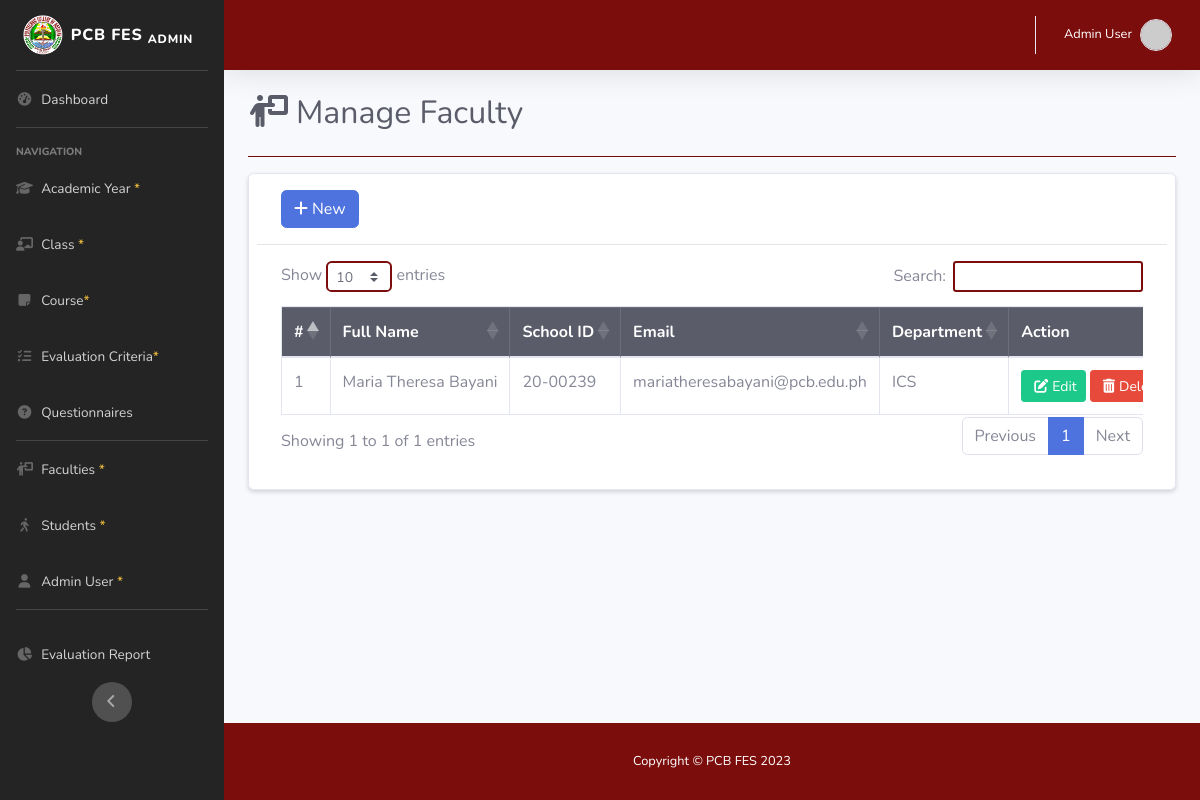
The page /admin/faculty.php (signed in) on the database its author committed.
### tables this page shows
CREATE TABLE `faculty_tbl` (
  `faculty_id` int(11) NOT NULL,
  `school_id` varchar(50) NOT NULL,
  `first_name` varchar(50) NOT NULL,
  `middle_name` varchar(50) NOT NULL,
  `last_name` varchar(50) NOT NULL,
  `ext_name` varchar(20) NOT NULL,
  `email` varchar(100) NOT NULL,
  `date_created` datetime NOT NULL DEFAULT current_timestamp(),
  `department` varchar(50) NOT NULL
);

### admin/faculty.php (the view, shortened to what this page needs)
<!DOCTYPE html>
<html lang="en">
<head>
    <link rel="stylesheet" href="https://stackpath.bootstrapcdn.com/bootstrap/4.2.1/css/bootstrap.min.css">
    <link rel="stylesheet" href="https://cdn.datatables.net/1.10.18/css/dataTables.bootstrap4.min.css">
    <link href="../assets/vendor/fontawesome-free/css/all.min.css" rel="stylesheet" type="text/css">
    <link href="../assets/css/sb-admin-2.min.css" rel="stylesheet">
    <link href="../assets/css/custom.css" rel="stylesheet">
    <link rel="stylesheet" href="https://cdn.jsdelivr.net/npm/@sweetalert2/theme-borderless@5/borderless.css" />
</head>
<body id="page-top">
    <div id="wrapper">
            <?php include 'sidebar.php'; ?>
        <div id="content-wrapper" class="d-flex flex-column">
            <div id="content">
                    <?php include 'topbar.php'; ?>
                <div class="container-fluid justify-content-center">
                    <div class="d-sm-flex align-items-center justify-content-between mb-4">
                        <h1 class="h2 mb-0 text-gray-800"><i class="fas fa-fw fa-person-chalkboard mr-2"></i>Manage Faculty</h1>
                    </div>
                    <hr class="mb-3 bg-white1">
<div class="container card p-2 mb-4 shadow-sm">
    <div class="row">
        <div class="col-12 col-md-12">
            <div class="container mb-2 mt-2">
                <a href="#addnew" data-toggle="modal" class="btn btn-primary"><i class="fa-solid fa-plus mr-1"></i>New</a>
            </div>
            <hr>
            <div class="container mb-4 border-danger">
                <table id="myTable" class="table table-bordered nowrap" style="width:100%">
                    <thead class="table-dark">
                        <th>#</th>
                        <th>Full Name</th>
                        <th>School ID</th>
                        <th>Email</th>
                        <th>Department</th>
                        <th>Action</th>
                    </thead>
                    <tbody>
                        <?php
                            require '../db/dbconn.php';
                            $sql = "SELECT * FROM faculty_tbl ORDER BY date_created ASC";
                            $num = 1;
                            $query = mysqli_query($conn, $sql);
                            while($row = mysqli_fetch_assoc($query)){
                                echo
                                "<tr>
                                    <td>".$num."</td>
                                    <td>".$row['first_name']. " " .$row['middle_name']. " " .$row['last_name']."</td>
                                    <td>".$row['school_id']."</td>
                                    <td>".$row['email']."</td>
                                    <td>".strtoupper($row['department'])."</td>
                                    <td>
                                        <a href='#edit_".$row['faculty_id']."' class='btn btn-success btn-sm' data-toggle='modal'><i class='fa fa-pen-to-square m-1'></i>Edit</a>
                                        <a href='#delete_".$row['faculty_id']."' class='btn btn-danger btn-sm' data-toggle='modal'><i class='fa fa-trash m-1'></i>Delete</a>
                                    </td>
                                </tr>";
                            $num++;}
                        ?>
                    </tbody>
                </table>
            </div>
        </div>
    </div>
</div>
                </div>
            </div>
            <?php include 'footer.php'; ?>
        </div>
    </div>
</body>
</html>

### assets/css/custom.css (style rules this page uses)
.bg-white1 { background-color: #7b0d0d; }

### rows shown on the page
faculty_tbl: first_name "Maria Theresa", last_name "Bayani", school "20-00239", email "mariatheresabayani@pcb.edu.ph", department "ICS"

### other values the page prints
$name "Admin User"
